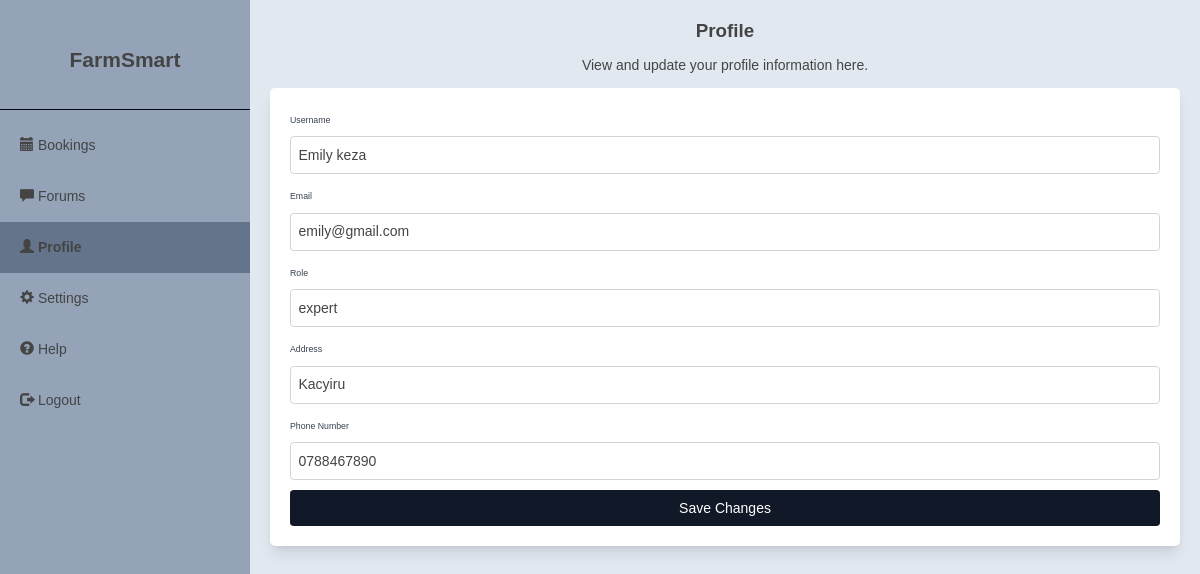
Screenshot of /expert-profile (signed in) with the database file from the repository.
### app.py (models this page shows, shortened)
class User(UserMixin, db.Model):
    id = db.Column(db.Integer, primary_key=True)
    username = db.Column(db.String(120), unique=True, nullable=False)
    email = db.Column(db.String(120), unique=True, nullable=False)
    password_hash = db.Column(db.String(128))
    role = db.Column(db.String(50))
    address = db.Column(db.String(200))
    phone = db.Column(db.String(20))
    profile_image_url = db.Column(db.String(200), nullable=True)
    profile_complete = db.Column(db.Boolean, default=False)

### app.py (the view, shortened to what this page needs)
@app.route('/expert-profile', methods=['GET', 'POST'])
@login_required
def expert_profile():
    return render_template('expert-profile.html', user=current_user)

### app.py (called while the page is built)
@app.after_request
def add_header(response):
    response.cache_control.no_cache = True
    return response

@login_manager.user_loader
def load_user(user_id):
    return User.query.get(int(user_id))

### templates/expert-profile.html (shortened to what this page needs)
{% extends 'expert-base.html' %}
{% block content %}
    <div class="flex flex-col items-center text-center">
        <h1 class="text-3xl font-semibold mb-6">Profile</h1>
        <h4 class="text-black-600 mb-6">View and update your profile information here.</h4>
    </div>
    <div class="bg-white shadow-lg rounded-lg p-8 space-y-8">
        <form method="POST" action="{{ url_for('expert_profile') }}" enctype="multipart/form-data" class="space-y-4">
            <div class="space-y-2">
                <label for="username" class="text-sm font-medium text-gray-700">Username</label>
                <input type="text" id="username" name="username" class="w-full p-3 border border-gray-300 rounded-md" value="{{ user.username }}" readonly>
            </div>
            <div class="space-y-2">
                <label for="email" class="text-sm font-medium text-gray-700">Email</label>
                <input type="email" id="email" name="email" class="w-full p-3 border border-gray-300 rounded-md" value="{{ user.email }}" readonly>
            </div>
            <div class="space-y-2">
                <label for="role" class="text-sm font-medium text-gray-700">Role</label>
                <input type="text" id="role" name="role" class="w-full p-3 border border-gray-300 rounded-md" value="{{ user.role }}" readonly>
            </div>
            <div class="space-y-2">
                <label for="address" class="text-sm font-medium text-gray-700">Address</label>
                <input type="text" id="address" name="address" class="w-full p-3 border border-gray-300 rounded-md" value="{{ user.address }}">
            </div>
            <div class="space-y-2">
                <label for="phone" class="text-sm font-medium text-gray-700">Phone Number</label>
                <input type="tel" id="phone" name="phone" class="w-full p-3 border border-gray-300 rounded-md" value="{{ user.phone }}">
            </div>
            <button type="submit" class="w-full py-3 bg-gray-900 text-white rounded-md hover:bg-gray-600 transition">Save Changes</button>
        </form>
    </div>
{% endblock %}

### static/css/dashboard-expert.css (style rules this page uses)
:root { --bg-color: rgb(226 232 240); --secondary-bg-color: #a2ca71; --sidebar-header-height: 100px; --sidebar-footer-height: 230px; --text-color: #444444; --secondary-text-color: #444444; --border-color: rgb(2 6 23); --accent-color: #a2ca71; --accent-hover-color: #8dba5e; --success-background: #edf7ee; --warning-background: #ffd27f; --error-background: #ff6b6b; --input-border-color: #dddddd; --input-focus-color: var(--accent-color); --contrast-color: #ffffff; --graph-grid-color: #eeeeee; }
* { margin: 0; padding: 0; box-sizing: border-box; }
body { font-family: Arial, sans-serif; color: var(--text-color); }

### rows the page displays
User: username "Emily keza", email "emily@gmail.com", role "expert", address "Kacyiru", phone "0788467890"
